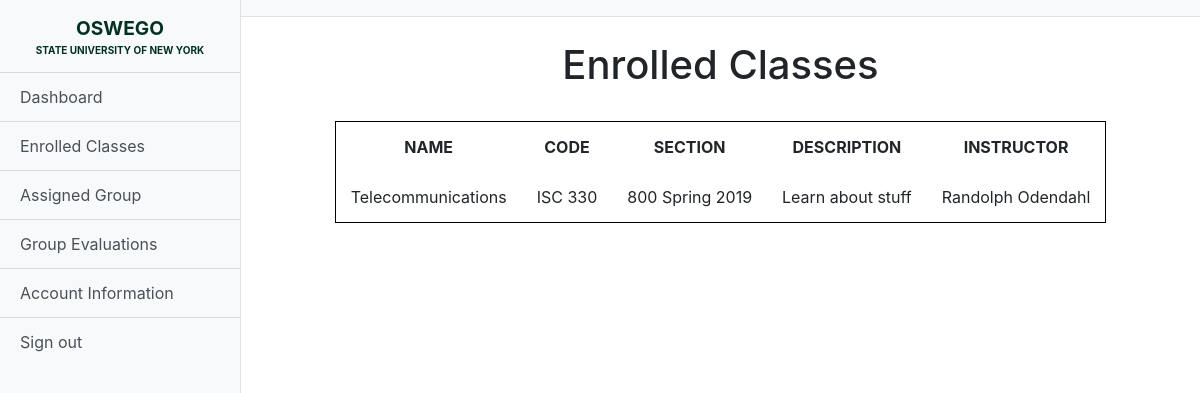
/enrolled.php (signed in), run on the app's committed database.
### tables this page shows
CREATE TABLE course (
	id INT AUTO_INCREMENT PRIMARY KEY,
    code TEXT NOT NULL,
    section TEXT,
    name TEXT NOT NULL,
    description TEXT,
    instructor_id INT REFERENCES user(id)
);

CREATE TABLE user (
  id INT PRIMARY KEY,
  profile_image VARCHAR(45) DEFAULT 'images/default.png',
  name VARCHAR(45) NOT NULL,
  password VARCHAR(45) NOT NULL,
  email_address VARCHAR(45) NOT NULL UNIQUE,
  user_group_id INT REFERENCES user_group(id),
  created_at DATETIME DEFAULT CURRENT_TIMESTAMP
);

### enrolled.php (the view, shortened to what this page needs)
<?php
include('session.php');
$lakerid = $_SESSION['login_id'];
$tableData = $db -> query("SELECT course.id, code, section, course.name, description, user.name as instructor
FROM course
JOIN enrollment ON enrollment.course_id = course.id
JOIN user ON course.instructor_id = user.id
WHERE enrollment.user_id = '$lakerid' ORDER BY course.id");
$p = '';
while ($dat = $tableData -> fetch_array()) {
    $p = $p . "<tr> ";
    $p = $p . "<td>" . $dat['name'] . "</td>" .
         "<td>" . $dat['code'] . "</td>" .
         "<td>" . $dat['section'] . "</td>" .
         "<td>" . $dat['description'] . "</td>" .
         "<td>" . $dat['instructor'] . "</td>" .
         "</tr>";
}
?>
<html>
    <head>
        <link href="vendor/bootstrap/css/bootstrap.min.css" rel="stylesheet">
        <link href="css/simple-sidebar.css" rel="stylesheet">
    </head>
    <body>
        <div class="d-flex" id="wrapper">
            <?php include('nav.php'); ?>
            <div id="page-content-wrapper">
                <nav class="navbar navbar-expand-lg navbar-light bg-light border-bottom"></nav>
                <center>
                    <div class="container-fluid" id="enrolled_classes">
                        <h1 class="mt-4">Enrolled Classes</h1>
                        <p>
                            <br>
                            <table cellpadding="15" style="border: 1px solid black; text-align:center;">
                                <tr>
                                    <th>NAME</th>
                                    <th>CODE</th>
                                    <th>SECTION</th>
                                    <th>DESCRIPTION</th>
                                    <th>INSTRUCTOR</th>
                                </tr>
                                <?php echo $p ?>
                            </table>
                        </p>
                    </div>
                </center>
            </div>
        </div>
    </body>
</html>

### css/simple-sidebar.css (style rules this page uses)
body { overflow-x: hidden; }
#page-content-wrapper { min-width: 100vw; }
@media (min-width: 768px) { #page-content-wrapper { min-width: 0; width: 100%; } }

### data on the page
course: name "Telecommunications", code "ISC 330", section "800 Spring 2019", description "Learn about stuff", instructor.name "Randolph Odendahl"
